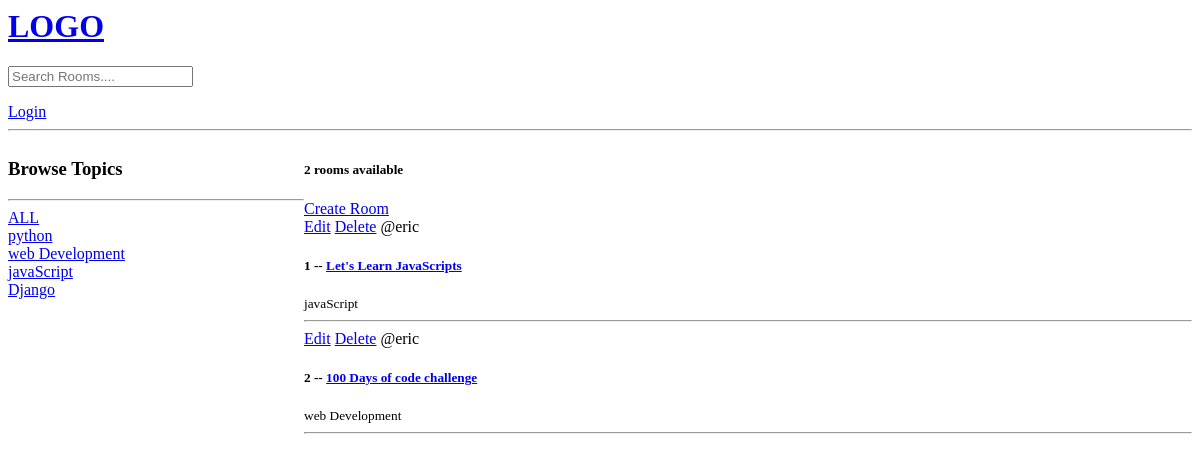
/, run on an earlier commit of the app's database.
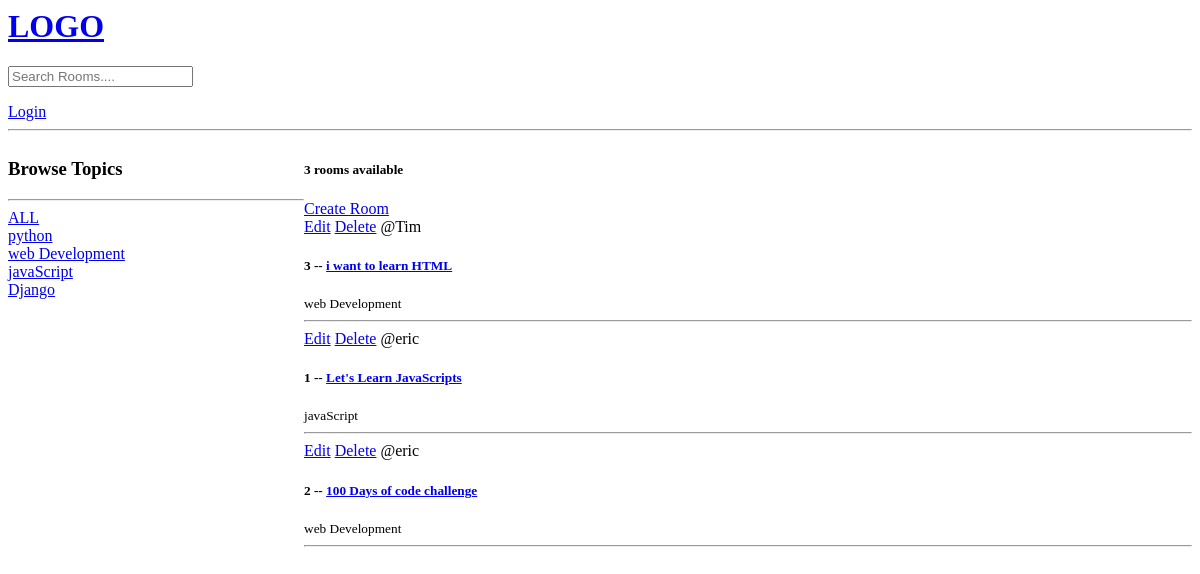
And on a later commit of the database.
### base/models.py (models this page shows, shortened)
class Topic(models.Model):
    name = models.CharField(max_length=200)

class Room(models.Model):
    host = models.ForeignKey(User, on_delete=models.SET_NULL, null=True)
    topic = models.ForeignKey(Topic, on_delete=models.SET_NULL, null=True)
    name = models.CharField(max_length=200)
    description = models.TextField(null=True, blank=True)
    updated = models.DateTimeField(auto_now=True)
    created = models.DateTimeField(auto_now_add=True)
    class Meta:
        ordering = ['-updated', '-created']

### base/views.py (the view)
# urls.py: path('', views.home, name='home'),
def home(request):
    q = request.GET.get('q') if request.GET.get('q') != None else ''
    rooms = Room.objects.filter(
        Q(topic__name__icontains=q) |
        Q(name__icontains=q) |
        Q(description__icontains=q)
        )
    topics = Topic.objects.all()
    room_count = rooms.count()
    context = {'rooms': rooms, 'topics': topics, 'room_count':room_count}
    return render(request, 'base/home.html', context)

### base/templates/base/home.html (shortened to what this page needs)
{% extends 'main.html'%}
{%block content%}
<div class="home-container">
    <div>
        <h3>Browse Topics</h3>
        <hr>
        <div>
            <a href="{% url 'home' %}">ALL</a>
        </div>
        {% for topic in topics %}
            <div>
                <a href="{% url 'home' %}?q={{ topic.name }}">{{topic.name}}</a>
            </div>
        {%endfor%}
    </div>
    <div>
        <h5>{{room_count}} rooms available</h5>
        <a href="{% url 'create-room' %}">Create Room</a>
        <div>
            {% for room in rooms %}
                <div>
                    <a href="{% url 'update-room' room.id %}">Edit</a>
                    <a href="{% url 'delete-room' room.id %}">Delete</a>
                    <span>@{{room.host.username}}</span>
                    <h5>{{room.id}} -- <a href='{% url "room" room.id %}'> {{room.name}} </a> </h5>
                    <small>{{room.topic.name}}</small>
                    <hr>
                </div>
            {%endfor%}
        </div>
    </div>
</div>
{%endblock content%}

What changed in the data, as far as the page shows it:
added Room: host.username "Tim", id "3", name "i want to learn HTML", topic.name "web Development"
Also different on the page:
{{ room_count }}: "2" → "3"
